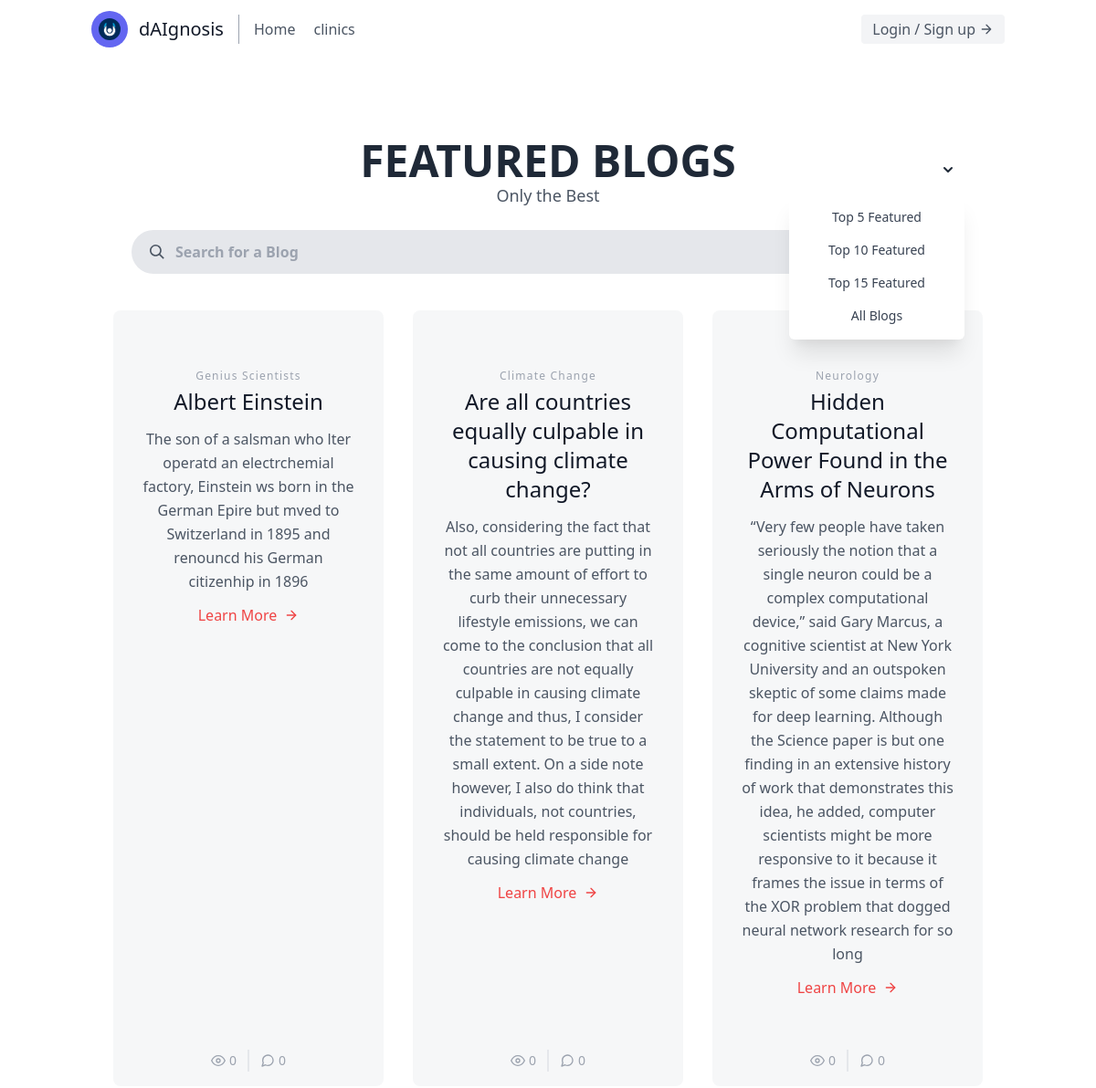
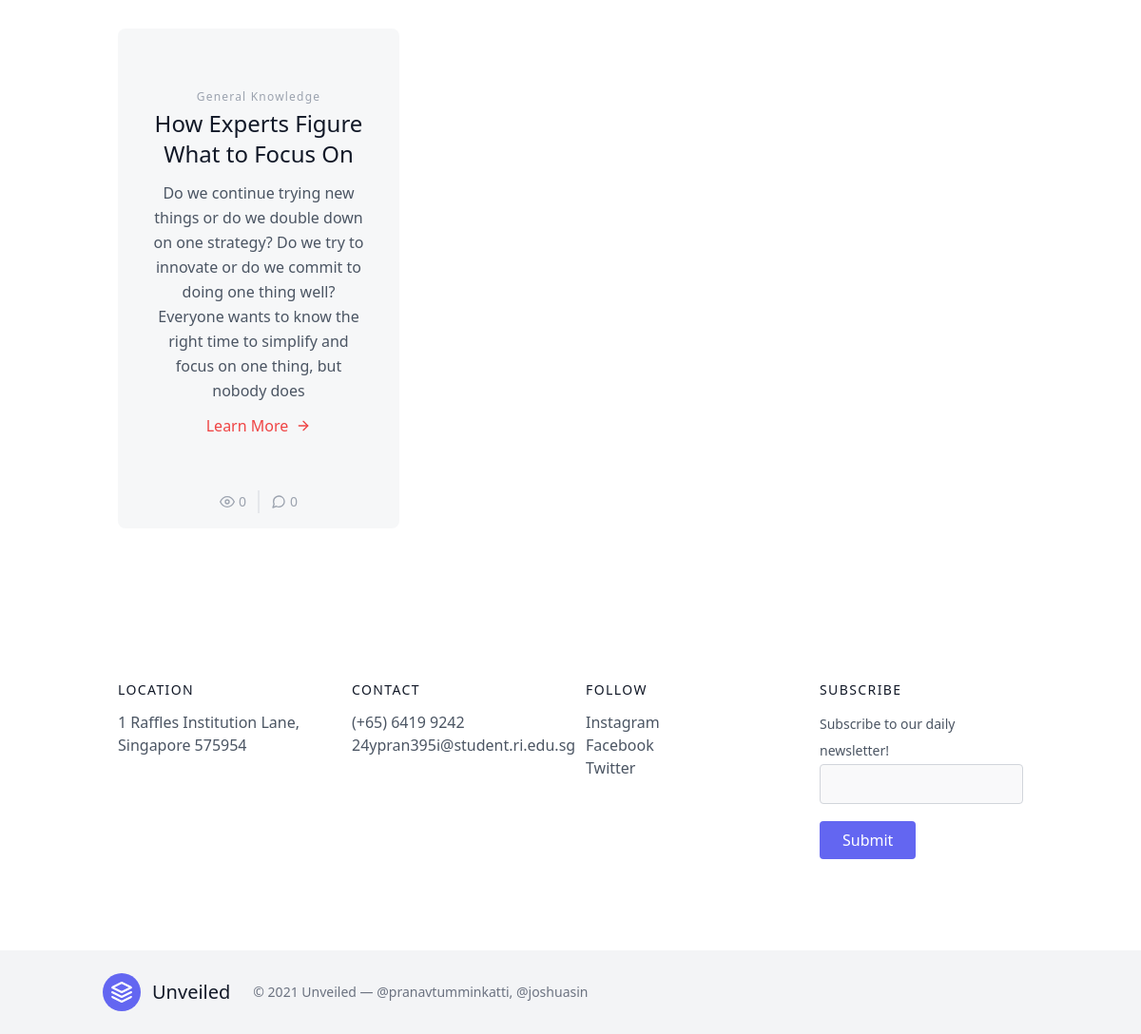
/featured_blogs, run on the app's committed database (2 pictures, top to bottom).
### BlogApp/models.py (models this page shows)
class blog_data(db.Model):
  id = db.Column(db.Integer, primary_key = True, unique=True)
  category = db.Column(db.String(50), nullable=False)
  title = db.Column(db.String(100), nullable=False)
  content = db.Column(db.Text(), nullable=False)
  synopsis = db.Column(db.String(), nullable=False)
  date_created = db.Column(db.DateTime, default=datetime.now(), nullable=False)
  img = db.Column(db.String(),nullable=False,default="https://source.unsplash.com/collection/1346951/1000x500?sig={}".format(random.randint(1,51)))
  featured = db.Column(db.Boolean(), nullable=False, default=False)
  views = db.Column(db.Integer, default=0, nullable=False)
  profile_id = db.Column(db.Integer, db.ForeignKey("profile.id"), nullable=False)
  tags = db.relationship("Tag", secondary="tag_blog", backref=db.backref("blogs", lazy = "dynamic"))
  comments = db.relationship("Comment", backref = "blog", lazy='dynamic')

### BlogApp/views/general.py (the view)
@general.route("/featured_blogs", methods=['GET', 'POST'])
@general.route("/featured_blogs/<int:limit>", methods=['GET', 'POST'])
def featured_blogs(limit=5):
    records = blog_data.query.order_by(blog_data.views.desc()).limit(limit).all()
    return render_template('general/featured_blogs.html', posts=records, reading_time=reading_time, count_likes=count_likes)

### BlogApp/templates/general/featured_blogs.html (shortened to what this page needs)
{% extends "base.html" %}
{% block body %}
<section class="text-gray-600 body-font">
    <div class="container px-5 py-12 mx-auto">
      <div class="flex flex-wrap w-full p-4">
        {% if not posts %}
          <header class="w-full container mx-auto">
            <div class="flex flex-col items-center py-6">
                <a class="font-bold text-gray-800 uppercase hover:text-gray-700 text-5xl">
                    No Blogs featured yet!
                </a>
                <p class="text-lg text-gray-600">
                  Try writing one with our <span><a href='/essay_starter' class='hover:underline hover:text-blue-800 text-blue-700'>AI-based essay starter</a>!</span>
                </p>
            </div>
          </header>
        {% else %}
          <header class="w-full container mx-auto">
            <div class="flex flex-col items-center py-6">
                <a class="font-bold text-gray-800 uppercase hover:text-gray-700 text-5xl">
                    Featured Blogs
                </a>
                <p class="text-lg text-gray-600">
                    Only the Best
                </p>
            </div>
          </header>
        <div class="text-center absolute top-200 right-20 p-10 pr-16">
        <div x-data="{ dropdownOpen: true }" class="relative">
          <button @click="dropdownOpen = !dropdownOpen" class="relative z-10 block rounded-md bg-white p-2 focus:outline-none">
            <svg class="h-5 w-5 text-gray-800" xmlns="http://www.w3.org/2000/svg" viewBox="0 0 20 20" fill="currentColor">
              <path fill-rule="evenodd" d="M5.293 7.293a1 1 0 011.414 0L10 10.586l3.293-3.293a1 1 0 111.414 1.414l-4 4a1 1 0 01-1.414 0l-4-4a1 1 0 010-1.414z" clip-rule="evenodd" />
            </svg>
          </button>
          <div x-show="dropdownOpen" @click="dropdownOpen = false" class="fixed inset-0 h-full w-full z-10"></div>
          <div x-show="dropdownOpen" class="absolute right-0 mt-2 py-2 w-48 bg-white rounded-md shadow-xl z-20">
            <a href="/featured_blogs/5" class="block px-4 py-2 text-sm capitalize text-gray-700 hover:bg-blue-500 hover:text-white">
              Top 5 Featured
            </a>
            <a href="/featured_blogs/10" class="block px-4 py-2 text-sm capitalize text-gray-700 hover:bg-blue-500 hover:text-white">
              Top 10 Featured
            </a>
            <a href="/featured_blogs/15" class="block px-4 py-2 text-sm capitalize text-gray-700 hover:bg-blue-500 hover:text-white">
              Top 15 Featured
            </a>
            <a href="/your_blogs" class="block px-4 py-2 text-sm capitalize text-gray-700 hover:bg-blue-500 hover:text-white">
              All Blogs
            </a>
          </div>
        </div>
        </div>
        <div class="relative w-full px-5 pb-10">
          <div class="absolute h-10 mt-1 left-0 top-0 flex items-center pl-10">
              <svg class="h-4 w-4 fill-current text-gray-600" xmlns="http://www.w3.org/2000/svg" viewBox="0 0 20 20">
                  <path d="M12.9 14.32a8 8 0 1 1 1.41-1.41l5.35 5.33-1.42 1.42-5.33-5.34zM8 14A6 6 0 1 0 8 2a6 6 0 0 0 0 12z"></path>
              </svg>
          </div>
          <input id="search-toggle" type="search" placeholder="Search for a Blog" class="block w-full bg-gray-200 focus:outline-none focus:bg-white focus:shadow-md text-gray-700 font-bold rounded-full pl-12 pr-4 py-3" onkeyup="search_2()">
        </div>
        <div id = 'all' class="flex flex-wrap -m-4">
            {% for item in posts %}
              <div class="post-container-1 p-4 lg:w-1/3">
                <div class="post-container-2 h-full bg-gray-100 bg-opacity-75 px-8 pt-16 pb-24 rounded-lg overflow-hidden text-center relative">
                  <h2 class="category tracking-widest text-xs title-font font-medium text-gray-400 mb-1">{{  item.category }}</h2>
                  <h1 class="title-font sm:text-2xl text-xl font-medium text-gray-900 mb-3">{{  item.title  }}</h1>
                  <p class="leading-relaxed mb-3">{{ item.synopsis }}</p>
                  <a href='/display_post/{{ item.id }}' class="text-red-500 inline-flex items-center">Learn More
                    <svg class="w-4 h-4 ml-2" viewBox="0 0 24 24" stroke="currentColor" stroke-width="2" fill="none" stroke-linecap="round" stroke-linejoin="round">
                      <path d="M5 12h14"></path>
                      <path d="M12 5l7 7-7 7"></path>
                    </svg>
                  </a>
                  <div class="text-center mt-2 leading-none flex justify-center absolute bottom-0 left-0 w-full py-4">
                    <span class="text-gray-400 mr-3 inline-flex items-center leading-none text-sm pr-3 py-1 border-r-2 border-gray-200">
                      <svg class="w-4 h-4 mr-1" stroke="currentColor" stroke-width="2" fill="none" stroke-linecap="round" stroke-linejoin="round" viewBox="0 0 24 24">
                        <path d="M1 12s4-8 11-8 11 8 11 8-4 8-11 8-11-8-11-8z"></path>
                        <circle cx="12" cy="12" r="3"></circle>
                      </svg>{{ item.views }}
                    </span>
                    <span class="text-gray-400 inline-flex items-center leading-none text-sm">
                      {{ item.comments.all()|length }}
                    </span>
                  </div>
                </div>
              </div>
            {% endfor %}
          </div>
        </div>
        {% endif %}
      </div>
  </section>
  {% endblock %}

### BlogApp/templates/base.html (shortened to what this page needs)
<!DOCTYPE html>
<html lang='en-sg'>
<head>
  <link href="https://unpkg.com/tailwindcss@^2/dist/tailwind.min.css" rel="stylesheet">
</head>
<body>
    {% block header %}
    <header class="text-gray-600 body-font">
        <div class="container mx-auto flex flex-wrap p-3 flex-col md:flex-row items-center">
          <a class="flex title-font font-medium items-center text-gray-900 mb-4 md:mb-0">
            <img src="{{url_for('static', filename='Unveiled.jpg')}}" class="w-10 h-10 text-white p-2 bg-indigo-500 rounded-full"/>
            <span class="ml-3 text-xl">dAIgnosis</span>
          </a>
          <nav class="navbar md:mr-auto md:ml-4 md:py-1 md:pl-4 md:border-l md:border-gray-400	flex flex-wrap items-center text-base justify-center">
            <a href='/' class="mr-5 hover:text-gray-900">Home</a>
            <a href='/clinics' class="mr-5 hover:text-gray-900">clinics</a>
          </nav>
          {% if current_user.is_authenticated %}
          <button onclick="window.location.href='/dashboard'" class="inline-flex items-center bg-gray-100 border-0 py-1 px-3 focus:outline-none hover:bg-gray-200 rounded text-base mt-4 md:mt-0">{{ current_user.profile.name|capitalize }}
            <svg fill="none" stroke="currentColor" stroke-linecap="round" stroke-linejoin="round" stroke-width="2" class="w-4 h-4 ml-1" viewBox="0 0 24 24">
              <path d="M5 12h14M12 5l7 7-7 7"></path>
            </svg>
          </button>
          {% else %}
          <button onclick="window.location.href='/login'" class="inline-flex items-center bg-gray-100 border-0 py-1 px-3 focus:outline-none hover:bg-gray-200 rounded text-base mt-4 md:mt-0">Login / Sign up
            <svg fill="none" stroke="currentColor" stroke-linecap="round" stroke-linejoin="round" stroke-width="2" class="w-4 h-4 ml-1" viewBox="0 0 24 24">
              <path d="M5 12h14M12 5l7 7-7 7"></path>
            </svg>
          </button>
          {% endif %}
        </div>
      </header>
      {% endblock %}
      {% block body %}{% endblock %}
        {% block footer %}
        <footer class="text-gray-600 body-font">
        <div class="container px-5 py-24 mx-auto">
          <div class="flex flex-wrap md:text-left text-center order-first">
            <div class="lg:w-1/4 md:w-1/2 w-full px-4">
                <h2 class="title-font font-medium text-gray-900 tracking-widest text-sm mb-3">LOCATION</h2>
                <nav class="list-none mb-10">
                    <a href='https://www.google.com.sg/maps/place/Raffles+Institution/@1.3466753,103.8412342,17z/data=!3m1!4b1!4m5!3m4!1s0x31da173fcd2fd3c7:0x8216edf9d591f42e!8m2!3d1.3466753!4d103.8434229' target="_blank" class="text-gray-600 hover:text-gray-800">1 Raffles Institution Lane, Singapore 575954</a>
                </nav>
            </div>
            <div class="lg:w-1/4 md:w-1/2 w-full px-4">
                <h2 class="title-font font-medium text-gray-900 tracking-widest text-sm mb-3">CONTACT</h2>
                <nav class="list-none mb-10">
                    <p class="text-gray-600 hover:text-gray-800">(+65) 6419 9242</p>
                    <p class="text-gray-600 hover:text-gray-800">24ypran395i@student.ri.edu.sg</p>
                </nav>
            </div>
            <div class="lg:w-1/4 md:w-1/2 w-full px-4">
                <h2 class="title-font font-medium text-gray-900 tracking-widest text-sm mb-3">FOLLOW</h2>
                <nav class="list-none mb-10">
                <li>
                    <a href='https://www.instagram.com'target="_blank" class="text-gray-600 hover:text-gray-800">Instagram</a>
                </li>
                <li>
                    <a href='https://www.facebook.com' target="_blank" class="text-gray-600 hover:text-gray-800">Facebook</a>
                </li>
                <li>
                    <a href='https://twitter.com' target="_blank" class="text-gray-600 hover:text-gray-800">Twitter</a>
                </li>
                </nav>
            </div>
            <div class="lg:w-1/4 md:w-1/2 w-full px-4">
              <h2 class="title-font font-medium text-gray-900 tracking-widest text-sm mb-3">SUBSCRIBE</h2>
              <div class="flex xl:flex-nowrap md:flex-nowrap lg:flex-wrap flex-wrap justify-center items-end md:justify-start">
                <form action="{{ url_for('general.ssr') }}" method="POST">
                  <div class="relative w-40 sm:w-auto xl:mr-4 lg:mr-0 sm:mr-4 mr-2 mb-2.5">
                    <label for="entry" class="leading-7 text-sm text-gray-600">Subscribe to our daily newsletter!</label>
                    <input type="email" id="email" name="entry" class="w-full bg-gray-100 bg-opacity-50 rounded border border-gray-300 focus:bg-transparent focus:ring-2 focus:ring-indigo-200 focus:border-indigo-500 text-base outline-none text-gray-700 py-1 px-3 leading-8 transition-colors duration-200 ease-in-out">
                  </div>
                  <button class="lg:mt-2 xl:mt-0 flex-shrink-0 inline-flex text-white bg-indigo-500 border-0 py-2 px-6 focus:outline-none hover:bg-indigo-600 rounded">Submit</button>
                </form>
              </div>
            </div>
          </div>
        </div>
        <div class="bg-gray-100">
            <div class="container px-5 py-6 mx-auto flex items-center sm:flex-row flex-col">
            <a class="flex title-font font-medium items-center md:justify-start justify-center text-gray-900">
                <svg xmlns="http://www.w3.org/2000/svg" fill="none" stroke="currentColor" stroke-linecap="round" stroke-linejoin="round" stroke-width="2" class="w-10 h-10 text-white p-2 bg-indigo-500 rounded-full" viewBox="0 0 24 24">
                <path d="M12 2L2 7l10 5 10-5-10-5zM2 17l10 5 10-5M2 12l10 5 10-5"></path>
                </svg>
                <span class="ml-3 text-xl">Unveiled</span>
            </a>
            <p class="text-sm text-gray-500 sm:ml-6 sm:mt-0 mt-4">© 2021 Unveiled — @pranavtumminkatti, @joshuasin</p>
            </div>
        </div>
        </footer>
        {% endblock %}
</body>
</html>

### BlogApp/templates/general/featured_blogs.html (style rules this page uses)
.post-container-1 { transition: transform .2s; }

### BlogApp/templates/base.html (style rules this page uses)
.navbar a { float: left; font-size: 16px; text-align: center; text-decoration: none; }

### data on the page
blog_data: category "Genius Scientists", title "Albert Einstein", synopsis "The son of a salsman who lter operatd an electrchemial factory, Einstein ws born in the German Epire but mved to Switzerland in 1895 and renouncd his German citizenhip in 1896", views "0", comments.all|length "0"
blog_data: category "Climate Change", title "Are all countries equally culpable in causing climate change?", synopsis "Also, considering the fact that not all countries are putting in the same amount of effort to curb their unnecessary lifestyle emissions, we can come to the conclusion that all countries are not equally culpable in causing climate change and thus, I consider the statement to be true to a small extent. On a side note however, I also do think that individuals, not countries, should be held responsible for causing climate change", views "0", comments.all|length "0"
blog_data: category "Neurology", title "Hidden Computational Power Found in the Arms of Neurons", synopsis "“Very few people have taken seriously the notion that a single neuron could be a complex computational device,” said Gary Marcus, a cognitive scientist at New York University and an outspoken skeptic of some claims made for deep learning. Although the Science paper is but one finding in an extensive history of work that demonstrates this idea, he added, computer scientists might be more responsive to it because it frames the issue in terms of the XOR problem that dogged neural network research for so long", views "0", comments.all|length "0"
blog_data: category "General Knowledge", title "How Experts Figure What to Focus On", synopsis "Do we continue trying new things or do we double down on one strategy? Do we try to innovate or do we commit to doing one thing well? Everyone wants to know the right time to simplify and focus on one thing, but nobody does", views "0", comments.all|length "0"
